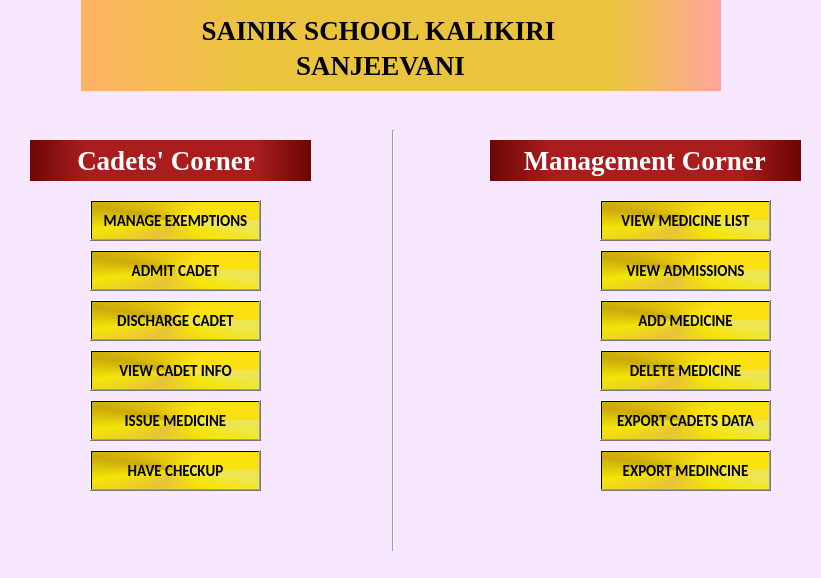
<?xml version="1.0" encoding="UTF-8"?>
<ui version="4.0">
 <class>OtherWindow</class>
 <widget class="QMainWindow" name="OtherWindow">
  <property name="enabled">
   <bool>true</bool>
  </property>
  <property name="geometry">
   <rect>
    <x>0</x>
    <y>0</y>
    <width>821</width>
    <height>578</height>
   </rect>
  </property>
  <property name="sizePolicy">
   <sizepolicy hsizetype="Preferred" vsizetype="Preferred">
    <horstretch>0</horstretch>
    <verstretch>0</verstretch>
   </sizepolicy>
  </property>
  <property name="windowTitle">
   <string>OtherWindow</string>
  </property>
  <property name="styleSheet">
   <string notr="true">background-color: rgb(247, 231, 255);
</string>
  </property>
  <widget class="QWidget" name="centralwidget">
   <widget class="QLabel" name="label_3">
    <property name="geometry">
     <rect>
      <x>80</x>
      <y>0</y>
      <width>641</width>
      <height>61</height>
     </rect>
    </property>
    <property name="font">
     <font>
      <family>Georgia</family>
      <pointsize>20</pointsize>
      <weight>75</weight>
      <bold>true</bold>
     </font>
    </property>
    <property name="styleSheet">
     <string notr="true">background-color: qlineargradient(spread:pad, x1:0.019, y1:0.317, x2:1, y2:0, stop:0 rgba(255, 178, 102, 255), stop:0.198058 rgba(235, 196, 61, 255), stop:0.685437 rgba(235, 196, 61, 255), stop:0.98 rgba(255, 134, 126, 255), stop:1 rgba(0, 0, 0, 0));
background-color: qlineargradient(spread:reflect, x1:0, y1:0, x2:1, y2:0, stop:0 rgba(255, 178, 102, 255), stop:0.259414 rgba(235, 196, 61, 255), stop:0.828452 rgba(235, 196, 61, 255), stop:1 rgba(255, 165, 159, 255));</string>
    </property>
    <property name="text">
     <string>                  SAINIK SCHOOL KALIKIRI</string>
    </property>
   </widget>
   <widget class="QLabel" name="label_4">
    <property name="geometry">
     <rect>
      <x>80</x>
      <y>40</y>
      <width>641</width>
      <height>51</height>
     </rect>
    </property>
    <property name="font">
     <font>
      <family>Georgia</family>
      <pointsize>20</pointsize>
      <weight>75</weight>
      <bold>true</bold>
     </font>
    </property>
    <property name="styleSheet">
     <string notr="true">background-color: qlineargradient(spread:pad, x1:0.019, y1:0.317, x2:1, y2:0, stop:0 rgba(255, 178, 102, 255), stop:0.198058 rgba(235, 196, 61, 255), stop:0.685437 rgba(235, 196, 61, 255), stop:0.98 rgba(255, 134, 126, 255), stop:1 rgba(0, 0, 0, 0));
background-color: qlineargradient(spread:reflect, x1:0, y1:0, x2:1, y2:0, stop:0 rgba(255, 178, 102, 255), stop:0.259414 rgba(235, 196, 61, 255), stop:0.828452 rgba(235, 196, 61, 255), stop:1 rgba(255, 165, 159, 255));</string>
    </property>
    <property name="text">
     <string>                                SANJEEVANI</string>
    </property>
   </widget>
   <widget class="QLabel" name="label">
    <property name="geometry">
     <rect>
      <x>30</x>
      <y>140</y>
      <width>281</width>
      <height>41</height>
     </rect>
    </property>
    <property name="font">
     <font>
      <family>Times New Roman</family>
      <pointsize>20</pointsize>
      <weight>75</weight>
      <bold>true</bold>
     </font>
    </property>
    <property name="styleSheet">
     <string notr="true">background-color: qlineargradient(spread:pad, x1:0, y1:0, x2:1, y2:0, stop:0 rgba(109, 6, 6, 255), stop:0.196833 rgba(169, 29, 29, 255), stop:0.80404 rgba(169, 29, 29, 255), stop:0.993939 rgba(109, 6, 6, 255));
color: rgb(255, 255, 255);</string>
    </property>
    <property name="text">
     <string>       Cadets' Corner</string>
    </property>
   </widget>
   <widget class="QLabel" name="label_2">
    <property name="geometry">
     <rect>
      <x>490</x>
      <y>140</y>
      <width>311</width>
      <height>41</height>
     </rect>
    </property>
    <property name="font">
     <font>
      <family>Times New Roman</family>
      <pointsize>20</pointsize>
      <weight>75</weight>
      <bold>true</bold>
     </font>
    </property>
    <property name="styleSheet">
     <string notr="true">background-color: qlineargradient(spread:pad, x1:0, y1:0, x2:1, y2:0, stop:0 rgba(109, 6, 6, 255), stop:0.196833 rgba(169, 29, 29, 255), stop:0.80404 rgba(169, 29, 29, 255), stop:0.993939 rgba(109, 6, 6, 255));
color: rgb(255, 255, 255);</string>
    </property>
    <property name="text">
     <string>     Management Corner</string>
    </property>
   </widget>
   <widget class="QPushButton" name="pushButton">
    <property name="geometry">
     <rect>
      <x>90</x>
      <y>200</y>
      <width>171</width>
      <height>41</height>
     </rect>
    </property>
    <property name="font">
     <font>
      <family>Calibri</family>
      <pointsize>11</pointsize>
      <weight>75</weight>
      <bold>true</bold>
     </font>
    </property>
    <property name="styleSheet">
     <string notr="true">background-color: qconicalgradient(cx:0.5, cy:0.5, angle:0, stop:0.192727 rgba(251, 224, 18, 255), stop:0.394545 rgba(204, 170, 10, 255), stop:0.570909 rgba(245, 229, 9, 255), stop:0.710909 rgba(231, 195, 57, 255), stop:0.82 rgba(245, 229, 9, 255), stop:0.927273 rgba(238, 230, 80, 255));</string>
    </property>
    <property name="text">
     <string>MANAGE EXEMPTIONS</string>
    </property>
   </widget>
   <widget class="QPushButton" name="pushButton_2">
    <property name="geometry">
     <rect>
      <x>90</x>
      <y>250</y>
      <width>171</width>
      <height>41</height>
     </rect>
    </property>
    <property name="font">
     <font>
      <family>Calibri</family>
      <pointsize>11</pointsize>
      <weight>75</weight>
      <bold>true</bold>
     </font>
    </property>
    <property name="styleSheet">
     <string notr="true">background-color: qconicalgradient(cx:0.5, cy:0.5, angle:0, stop:0.192727 rgba(251, 224, 18, 255), stop:0.394545 rgba(204, 170, 10, 255), stop:0.570909 rgba(245, 229, 9, 255), stop:0.710909 rgba(231, 195, 57, 255), stop:0.82 rgba(245, 229, 9, 255), stop:0.927273 rgba(238, 230, 80, 255));</string>
    </property>
    <property name="text">
     <string>ADMIT CADET</string>
    </property>
   </widget>
   <widget class="QPushButton" name="pushButton_3">
    <property name="geometry">
     <rect>
      <x>90</x>
      <y>300</y>
      <width>171</width>
      <height>41</height>
     </rect>
    </property>
    <property name="font">
     <font>
      <family>Calibri</family>
      <pointsize>11</pointsize>
      <weight>75</weight>
      <bold>true</bold>
     </font>
    </property>
    <property name="styleSheet">
     <string notr="true">background-color: qconicalgradient(cx:0.5, cy:0.5, angle:0, stop:0.192727 rgba(251, 224, 18, 255), stop:0.394545 rgba(204, 170, 10, 255), stop:0.570909 rgba(245, 229, 9, 255), stop:0.710909 rgba(231, 195, 57, 255), stop:0.82 rgba(245, 229, 9, 255), stop:0.927273 rgba(238, 230, 80, 255));</string>
    </property>
    <property name="text">
     <string>DISCHARGE CADET</string>
    </property>
   </widget>
   <widget class="QLabel" name="label_8">
    <property name="geometry">
     <rect>
      <x>30</x>
      <y>250</y>
      <width>51</width>
      <height>41</height>
     </rect>
    </property>
    <property name="styleSheet">
     <string notr="true">image: url(:/newPrefix/Admit.png);</string>
    </property>
    <property name="text">
     <string/>
    </property>
   </widget>
   <widget class="QLabel" name="label_9">
    <property name="geometry">
     <rect>
      <x>30</x>
      <y>300</y>
      <width>51</width>
      <height>51</height>
     </rect>
    </property>
    <property name="styleSheet">
     <string notr="true">image: url(:/newPrefix/DischargeCadet .png);</string>
    </property>
    <property name="text">
     <string/>
    </property>
   </widget>
   <widget class="QPushButton" name="pushButton_4">
    <property name="geometry">
     <rect>
      <x>90</x>
      <y>350</y>
      <width>171</width>
      <height>41</height>
     </rect>
    </property>
    <property name="font">
     <font>
      <family>Calibri</family>
      <pointsize>11</pointsize>
      <weight>75</weight>
      <bold>true</bold>
     </font>
    </property>
    <property name="styleSheet">
     <string notr="true">background-color: qconicalgradient(cx:0.5, cy:0.5, angle:0, stop:0.192727 rgba(251, 224, 18, 255), stop:0.394545 rgba(204, 170, 10, 255), stop:0.570909 rgba(245, 229, 9, 255), stop:0.710909 rgba(231, 195, 57, 255), stop:0.82 rgba(245, 229, 9, 255), stop:0.927273 rgba(238, 230, 80, 255));</string>
    </property>
    <property name="text">
     <string>VIEW CADET INFO</string>
    </property>
   </widget>
   <widget class="QLabel" name="label_10">
    <property name="geometry">
     <rect>
      <x>30</x>
      <y>350</y>
      <width>51</width>
      <height>41</height>
     </rect>
    </property>
    <property name="styleSheet">
     <string notr="true">image: url(:/newPrefix/EditCadetInfo.png);</string>
    </property>
    <property name="text">
     <string/>
    </property>
   </widget>
   <widget class="QPushButton" name="pushButton_5">
    <property name="geometry">
     <rect>
      <x>90</x>
      <y>400</y>
      <width>171</width>
      <height>41</height>
     </rect>
    </property>
    <property name="font">
     <font>
      <family>Calibri</family>
      <pointsize>11</pointsize>
      <weight>75</weight>
      <bold>true</bold>
     </font>
    </property>
    <property name="styleSheet">
     <string notr="true">background-color: qconicalgradient(cx:0.5, cy:0.5, angle:0, stop:0.192727 rgba(251, 224, 18, 255), stop:0.394545 rgba(204, 170, 10, 255), stop:0.570909 rgba(245, 229, 9, 255), stop:0.710909 rgba(231, 195, 57, 255), stop:0.82 rgba(245, 229, 9, 255), stop:0.927273 rgba(238, 230, 80, 255));</string>
    </property>
    <property name="text">
     <string>ISSUE MEDICINE</string>
    </property>
   </widget>
   <widget class="QLabel" name="label_11">
    <property name="geometry">
     <rect>
      <x>30</x>
      <y>400</y>
      <width>51</width>
      <height>41</height>
     </rect>
    </property>
    <property name="styleSheet">
     <string notr="true">image: url(:/newPrefix/IssueMedicine.png);</string>
    </property>
    <property name="text">
     <string/>
    </property>
   </widget>
   <widget class="QPushButton" name="pushButton_6">
    <property name="geometry">
     <rect>
      <x>90</x>
      <y>450</y>
      <width>171</width>
      <height>41</height>
     </rect>
    </property>
    <property name="font">
     <font>
      <family>Calibri</family>
      <pointsize>11</pointsize>
      <weight>75</weight>
      <bold>true</bold>
     </font>
    </property>
    <property name="styleSheet">
     <string notr="true">background-color: qconicalgradient(cx:0.5, cy:0.5, angle:0, stop:0.192727 rgba(251, 224, 18, 255), stop:0.394545 rgba(204, 170, 10, 255), stop:0.570909 rgba(245, 229, 9, 255), stop:0.710909 rgba(231, 195, 57, 255), stop:0.82 rgba(245, 229, 9, 255), stop:0.927273 rgba(238, 230, 80, 255));</string>
    </property>
    <property name="text">
     <string>HAVE CHECKUP</string>
    </property>
   </widget>
   <widget class="QLabel" name="label_12">
    <property name="geometry">
     <rect>
      <x>30</x>
      <y>450</y>
      <width>51</width>
      <height>41</height>
     </rect>
    </property>
    <property name="styleSheet">
     <string notr="true">image: url(:/newPrefix/Checkup.png);</string>
    </property>
    <property name="text">
     <string/>
    </property>
   </widget>
   <widget class="QLabel" name="label_13">
    <property name="geometry">
     <rect>
      <x>550</x>
      <y>400</y>
      <width>51</width>
      <height>41</height>
     </rect>
    </property>
    <property name="styleSheet">
     <string notr="true">image: url(:/newPrefix/ExportCadetList.png);</string>
    </property>
    <property name="text">
     <string/>
    </property>
   </widget>
   <widget class="QLabel" name="label_14">
    <property name="geometry">
     <rect>
      <x>540</x>
      <y>300</y>
      <width>51</width>
      <height>41</height>
     </rect>
    </property>
    <property name="styleSheet">
     <string notr="true">image: url(:/newPrefix/AddMedicine.png);</string>
    </property>
    <property name="text">
     <string/>
    </property>
   </widget>
   <widget class="QPushButton" name="pushButton_7">
    <property name="geometry">
     <rect>
      <x>600</x>
      <y>350</y>
      <width>171</width>
      <height>41</height>
     </rect>
    </property>
    <property name="font">
     <font>
      <family>Calibri</family>
      <pointsize>11</pointsize>
      <weight>75</weight>
      <bold>true</bold>
     </font>
    </property>
    <property name="styleSheet">
     <string notr="true">background-color: qconicalgradient(cx:0.5, cy:0.5, angle:0, stop:0.192727 rgba(251, 224, 18, 255), stop:0.394545 rgba(204, 170, 10, 255), stop:0.570909 rgba(245, 229, 9, 255), stop:0.710909 rgba(231, 195, 57, 255), stop:0.82 rgba(245, 229, 9, 255), stop:0.927273 rgba(238, 230, 80, 255));</string>
    </property>
    <property name="text">
     <string>DELETE MEDICINE</string>
    </property>
   </widget>
   <widget class="QPushButton" name="pushButton_8">
    <property name="geometry">
     <rect>
      <x>600</x>
      <y>250</y>
      <width>171</width>
      <height>41</height>
     </rect>
    </property>
    <property name="font">
     <font>
      <family>Calibri</family>
      <pointsize>11</pointsize>
      <weight>75</weight>
      <bold>true</bold>
     </font>
    </property>
    <property name="styleSheet">
     <string notr="true">background-color: qconicalgradient(cx:0.5, cy:0.5, angle:0, stop:0.192727 rgba(251, 224, 18, 255), stop:0.394545 rgba(204, 170, 10, 255), stop:0.570909 rgba(245, 229, 9, 255), stop:0.710909 rgba(231, 195, 57, 255), stop:0.82 rgba(245, 229, 9, 255), stop:0.927273 rgba(238, 230, 80, 255));</string>
    </property>
    <property name="text">
     <string>VIEW ADMISSIONS</string>
    </property>
   </widget>
   <widget class="QPushButton" name="pushButton_9">
    <property name="geometry">
     <rect>
      <x>600</x>
      <y>300</y>
      <width>171</width>
      <height>41</height>
     </rect>
    </property>
    <property name="font">
     <font>
      <family>Calibri</family>
      <pointsize>11</pointsize>
      <weight>75</weight>
      <bold>true</bold>
     </font>
    </property>
    <property name="styleSheet">
     <string notr="true">background-color: qconicalgradient(cx:0.5, cy:0.5, angle:0, stop:0.192727 rgba(251, 224, 18, 255), stop:0.394545 rgba(204, 170, 10, 255), stop:0.570909 rgba(245, 229, 9, 255), stop:0.710909 rgba(231, 195, 57, 255), stop:0.82 rgba(245, 229, 9, 255), stop:0.927273 rgba(238, 230, 80, 255));</string>
    </property>
    <property name="text">
     <string>ADD MEDICINE</string>
    </property>
   </widget>
   <widget class="QLabel" name="label_15">
    <property name="geometry">
     <rect>
      <x>540</x>
      <y>250</y>
      <width>51</width>
      <height>41</height>
     </rect>
    </property>
    <property name="styleSheet">
     <string notr="true">image: url(:/newPrefix/viewadmissions.png);</string>
    </property>
    <property name="text">
     <string/>
    </property>
   </widget>
   <widget class="QPushButton" name="pushButton_10">
    <property name="geometry">
     <rect>
      <x>600</x>
      <y>200</y>
      <width>171</width>
      <height>41</height>
     </rect>
    </property>
    <property name="font">
     <font>
      <family>Calibri</family>
      <pointsize>11</pointsize>
      <weight>75</weight>
      <bold>true</bold>
     </font>
    </property>
    <property name="styleSheet">
     <string notr="true">background-color: qconicalgradient(cx:0.5, cy:0.5, angle:0, stop:0.192727 rgba(251, 224, 18, 255), stop:0.394545 rgba(204, 170, 10, 255), stop:0.570909 rgba(245, 229, 9, 255), stop:0.710909 rgba(231, 195, 57, 255), stop:0.82 rgba(245, 229, 9, 255), stop:0.927273 rgba(238, 230, 80, 255));</string>
    </property>
    <property name="text">
     <string>VIEW MEDICINE LIST</string>
    </property>
   </widget>
   <widget class="QLabel" name="label_16">
    <property name="geometry">
     <rect>
      <x>540</x>
      <y>200</y>
      <width>51</width>
      <height>41</height>
     </rect>
    </property>
    <property name="styleSheet">
     <string notr="true">image: url(:/newPrefix/viewmedicine.png);</string>
    </property>
    <property name="text">
     <string/>
    </property>
   </widget>
   <widget class="QPushButton" name="pushButton_11">
    <property name="geometry">
     <rect>
      <x>600</x>
      <y>450</y>
      <width>171</width>
      <height>41</height>
     </rect>
    </property>
    <property name="font">
     <font>
      <family>Calibri</family>
      <pointsize>11</pointsize>
      <weight>75</weight>
      <bold>true</bold>
     </font>
    </property>
    <property name="styleSheet">
     <string notr="true">background-color: qconicalgradient(cx:0.5, cy:0.5, angle:0, stop:0.192727 rgba(251, 224, 18, 255), stop:0.394545 rgba(204, 170, 10, 255), stop:0.570909 rgba(245, 229, 9, 255), stop:0.710909 rgba(231, 195, 57, 255), stop:0.82 rgba(245, 229, 9, 255), stop:0.927273 rgba(238, 230, 80, 255));</string>
    </property>
    <property name="text">
     <string>EXPORT MEDINCINE</string>
    </property>
   </widget>
   <widget class="QPushButton" name="pushButton_12">
    <property name="geometry">
     <rect>
      <x>600</x>
      <y>400</y>
      <width>171</width>
      <height>41</height>
     </rect>
    </property>
    <property name="font">
     <font>
      <family>Calibri</family>
      <pointsize>11</pointsize>
      <weight>75</weight>
      <bold>true</bold>
     </font>
    </property>
    <property name="styleSheet">
     <string notr="true">background-color: qconicalgradient(cx:0.5, cy:0.5, angle:0, stop:0.192727 rgba(251, 224, 18, 255), stop:0.394545 rgba(204, 170, 10, 255), stop:0.570909 rgba(245, 229, 9, 255), stop:0.710909 rgba(231, 195, 57, 255), stop:0.82 rgba(245, 229, 9, 255), stop:0.927273 rgba(238, 230, 80, 255));</string>
    </property>
    <property name="text">
     <string>EXPORT CADETS DATA</string>
    </property>
   </widget>
   <widget class="QLabel" name="label_17">
    <property name="geometry">
     <rect>
      <x>550</x>
      <y>450</y>
      <width>51</width>
      <height>41</height>
     </rect>
    </property>
    <property name="styleSheet">
     <string notr="true">image: url(:/newPrefix/ExportMedicineList.png);</string>
    </property>
    <property name="text">
     <string/>
    </property>
   </widget>
   <widget class="QLabel" name="label_18">
    <property name="geometry">
     <rect>
      <x>540</x>
      <y>350</y>
      <width>51</width>
      <height>41</height>
     </rect>
    </property>
    <property name="styleSheet">
     <string notr="true">image: url(:/newPrefix/deleteMedicine.png);</string>
    </property>
    <property name="text">
     <string/>
    </property>
   </widget>
   <widget class="Line" name="line">
    <property name="geometry">
     <rect>
      <x>383</x>
      <y>130</y>
      <width>20</width>
      <height>421</height>
     </rect>
    </property>
    <property name="orientation">
     <enum>Qt::Vertical</enum>
    </property>
   </widget>
   <widget class="QLabel" name="label_19">
    <property name="geometry">
     <rect>
      <x>30</x>
      <y>200</y>
      <width>51</width>
      <height>41</height>
     </rect>
    </property>
    <property name="styleSheet">
     <string notr="true">image: url(:/newPrefix/injured.jpg);</string>
    </property>
    <property name="text">
     <string/>
    </property>
   </widget>
   <widget class="QLabel" name="label_5">
    <property name="geometry">
     <rect>
      <x>720</x>
      <y>0</y>
      <width>101</width>
      <height>91</height>
     </rect>
    </property>
    <property name="styleSheet">
     <string notr="true">image: url(:/newPrefix/Sanjeevani.png);</string>
    </property>
    <property name="text">
     <string/>
    </property>
   </widget>
   <widget class="QLabel" name="label_7">
    <property name="geometry">
     <rect>
      <x>0</x>
      <y>0</y>
      <width>81</width>
      <height>91</height>
     </rect>
    </property>
    <property name="styleSheet">
     <string notr="true">image: url(:/newPrefix/schoologo.jpg);</string>
    </property>
    <property name="text">
     <string/>
    </property>
   </widget>
   <zorder>label_5</zorder>
   <zorder>label_3</zorder>
   <zorder>label_4</zorder>
   <zorder>label</zorder>
   <zorder>label_2</zorder>
   <zorder>pushButton</zorder>
   <zorder>pushButton_2</zorder>
   <zorder>pushButton_3</zorder>
   <zorder>label_8</zorder>
   <zorder>label_9</zorder>
   <zorder>pushButton_4</zorder>
   <zorder>label_10</zorder>
   <zorder>pushButton_5</zorder>
   <zorder>label_11</zorder>
   <zorder>pushButton_6</zorder>
   <zorder>label_12</zorder>
   <zorder>label_13</zorder>
   <zorder>label_14</zorder>
   <zorder>pushButton_7</zorder>
   <zorder>pushButton_8</zorder>
   <zorder>pushButton_9</zorder>
   <zorder>label_15</zorder>
   <zorder>pushButton_10</zorder>
   <zorder>label_16</zorder>
   <zorder>pushButton_11</zorder>
   <zorder>pushButton_12</zorder>
   <zorder>label_17</zorder>
   <zorder>label_18</zorder>
   <zorder>line</zorder>
   <zorder>label_19</zorder>
   <zorder>label_7</zorder>
  </widget>
 </widget>
 <resources>
  <include location="images/schoologo.qrc"/>
  <include location="images/Ribbon.qrc"/>
  <include location="images/exit.qrc"/>
  <include location="images/injured.qrc"/>
  <include location="images/ExportMedicineList.qrc"/>
  <include location="images/AddMedicine.qrc"/>
  <include location="images/ExportCadetList.qrc"/>
  <include location="images/viewadmissions.qrc"/>
  <include location="images/deleteMedicine.qrc"/>
  <include location="images/EditCadetInfo.qrc"/>
  <include location="images/viewmedicine.qrc"/>
  <include location="images/Checkup.qrc"/>
  <include location="images/IssueMedicine.qrc"/>
  <include location="images/Sanjeevani.qrc"/>
  <include location="images/DischargeCadet.qrc"/>
  <include location="images/Admit.qrc"/>
  <include location="images/CadetList.qrc"/>
 </resources>
 <connections/>
</ui>
